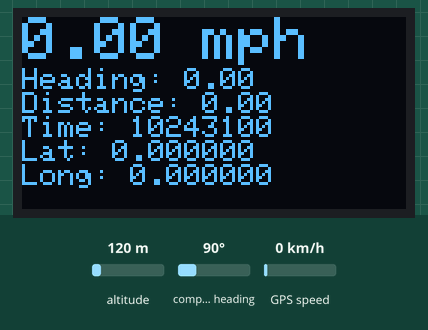
This sketch was run on a simulated Arduino Uno, built with avr-gcc and run on an emulated ATmega328P. Parts: 128×64 one-colour display. Inputs (shaded band) come from the test bench; at power-on: compass heading 90°, GPS speed 0 km/h, altitude 120 m. The GPS gets a fix after 3 s at 37.7749, -122.4194 with 8 satellites.

Above: at 1.2 s.
1.3 s: compass heading set to 7°
At 4.4 s:
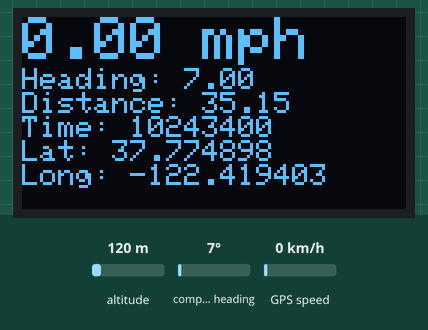
4.6 s: GPS speed set to 2 km/h
At 5.8 s:
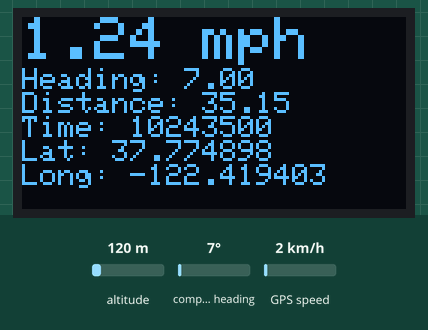
7.5 s: compass heading set to 90°
At 8.8 s:
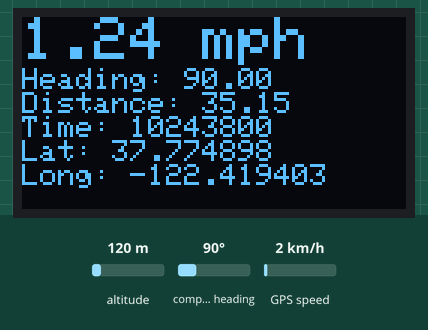
10.5 s: GPS speed set to 30 km/h
At 11.8 s:
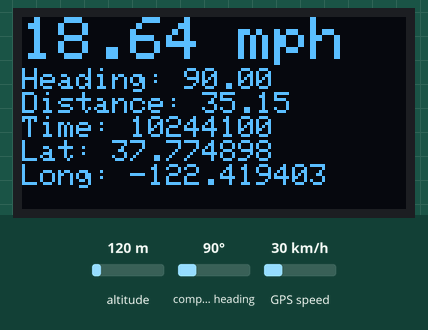
Timing chart, 0 to 13.5 s (numbered marks = the images above; inputs shaded):
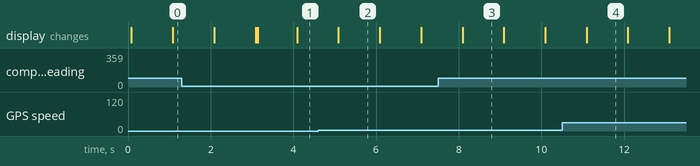

Measured:
- what the display in image 4 shows lasts 1.0 s, from 11.1 s to 12.1 s

The sketch:

Template_V1.ino
```cpp
#include <SPI.h>
#include <Adafruit_GFX.h>
#include <Adafruit_SSD1325.h>
#include <TinyGPS++.h>
#include <SoftwareSerial.h>
#include <math.h>

// If using software SPI, define CLK and MOSI
#define OLED_CLK 13
#define OLED_MOSI 11

// These are neede for both hardware & softare SPI
#define OLED_CS 10
#define OLED_RESET 9
#define OLED_DC 8

static const int RXPin = 4, TXPin = 3;
static const uint32_t GPSBaud = 9600;

// The TinyGPS++ object
TinyGPSPlus gps;

// The serial connection to the GPS device
SoftwareSerial ss(RXPin, TXPin);

// this is software SPI, slower but any pins
Adafruit_SSD1325 display(OLED_MOSI, OLED_CLK, OLED_DC, OLED_RESET, OLED_CS);

// this is for hardware SPI, fast! but fixed oubs
//Adafruit_SSD1325 display(OLED_DC, OLED_RESET, OLED_CS);

double distance;
float prevLat;
float prevLng;


void setup() {
  // put your setup code here, to run once:
  Serial.begin(115200);

  ss.begin(GPSBaud);
  display.begin();

  distance = 0.0;
  prevLat = gps.location.lat();
  prevLng = gps.location.lng();

}

void loop() {
  // put your main code here, to run repeatedly:
  while (ss.available() > 0) {
    if (gps.encode(ss.read())) {
      testTemplate();
      distance += (haversine(gps.location.lat(), gps.location.lng(), prevLat, prevLng)/(364000));
      prevLat = gps.location.lat();
      prevLng = gps.location.lng();
    }
  }
}

void testTemplate(void) {
  display.clearDisplay();
  display.setTextSize(2);
  display.setTextWrap(false);
  display.setTextColor(WHITE);
  display.setCursor(0, 0);

  display.print(gps.speed.mph());
  display.print(" mph");
  display.setTextSize(1);
  display.setCursor(0, 17);
  display.print("Heading: ");
  display.print(gps.course.deg());
  display.setCursor(0, 25);
  display.print("Distance: ");
  display.print(distance);
  display.setCursor(0, 33);
  display.print("Time: ");
  display.print(gps.time.value());
  display.setCursor(0, 41);
  display.print("Lat: ");
  display.print(gps.location.lat(), 6);
  display.setCursor(0, 49);
  display.print("Long: ");
  display.print(gps.location.lng(), 6);
  display.display();
}

double haversine(double lat1, double lon1, double lat2, double lon2) {
    const double rEarth = 6371000.0; // in meters
    double x = pow( sin( ((lat2 - lat1)*M_PI/180.0) / 2.0), 2.0 );
    double y = cos(lat1*M_PI/180.0) * cos(lat2*M_PI/180.0);
    double z = pow( sin( ((lon2 - lon1)*M_PI/180.0) / 2.0), 2.0 );
    double a = x + y * z;
    double c = 2.0 * atan2(sqrt(a), sqrt(1.0-a));
    double d = rEarth * c;
    // Serial.printlnf("%12.9f, %12.9f, %12.9f, %12.9f, %12.9f, %12.9f", x, y, z, a, c, d);
    return d; // in meters
}
```
